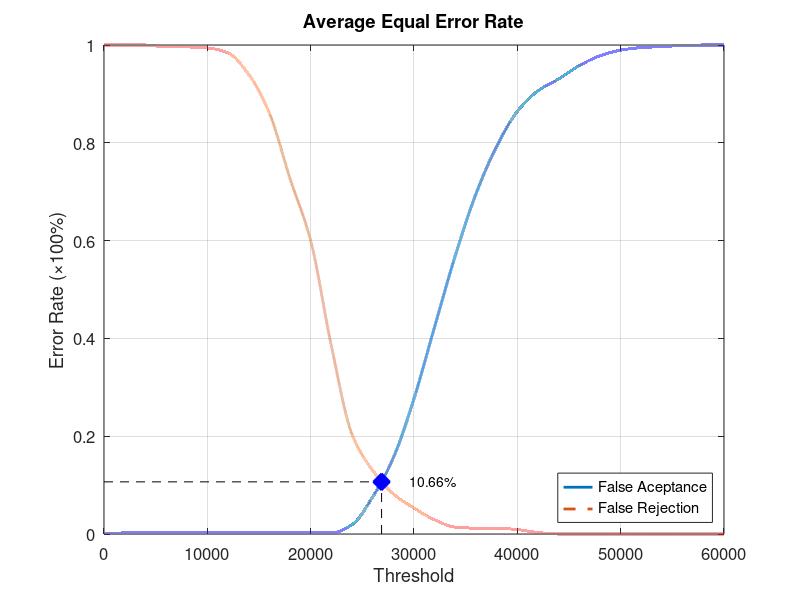
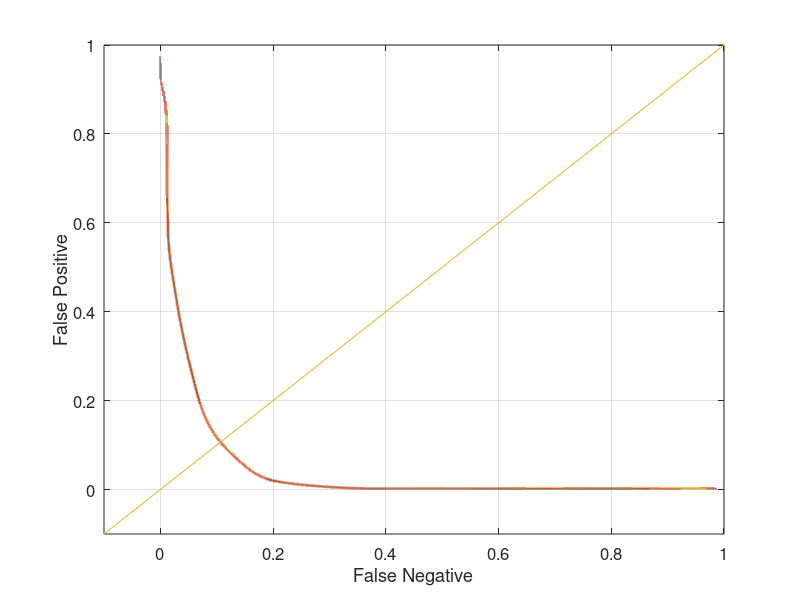

Write the MATLAB code that produced these figures, in order.
function yEER = Database2Average
close all;
clear;
clc;
x = 0:2000:60000;
xq = 0:0.5:60000;

y0 = [0 0.00210526 0.00210526 0.00210526 0.00210526 0.00210526 0.00210526 0.00210526 0.00210526 0.00210526 0.00210526 0.00210526 0.0189474 0.0757895 0.155789 0.276842 0.424211 0.569474 0.695789 0.792632 0.86421 0.906316 0.930526 0.957895 0.977895 0.989474 0.994737 0.996842 0.998947 1 1];
yy0 = interp1(x, y0, xq, 'pchip');
y1 = [1 1 1 0.996 0.996 0.994 0.984 0.94 0.861 0.727 0.6 0.385 0.204 0.13 0.082 0.053 0.029 0.014 0.012 0.012 0.009 0.003 0 0 0 0 0 0 0 0 0];
yy1 = interp1(x, y1, xq, 'pchip');

% Calculating EER: 
y2 = abs(y0 - y1);
find(y2 == min(y2))
yy2 = abs(yy0 - yy1);
xEER = find(yy2 == min(yy2));
xEERIndex = xq(xEER) % X-axis EER
yEER = yy0(xEER) % Y-axis EER

main = figure
plot(xq, yy0,'-','LineWidth', 2);	hold on
plot(xq, yy1,'--','LineWidth', 2);	hold on
plot([xEERIndex xEERIndex], [0 yEER], 'k--');	hold on
plot([0 xEERIndex], [yEER yEER], 'k--');	hold on
plot(xEERIndex, yEER, 'bx', 'LineWidth', 10);	hold on
text(xEERIndex + 10 * xEERIndex / 100, yEER, [num2str(round((10000 * yEER)) / 100) '%'])
legend('False Aceptance', 'False Rejection', 'Location', 'SouthEast')
xlabel('Threshold')
ylabel('Error Rate (\times100%)')
title('Average Equal Error Rate')
set(gca, 'FontSize', 12)
axis([0 60000 0 1])
grid on

print(main, 'Database2AverageMain', '-dpng');
FNRxFPR = figure('Color', [1 1 1]);
plot(yy1, yy0, '-', yy1, yy0, 'LineWidth', 2);
hold on
y = -0.1:0.1:1
plot(y, y); 
set(gca, 'FontSize', 12)
xlabel('False Negative')
ylabel('False Positive')
axis([-0.1 1 -0.1 1])
set(gca, 'FontSize', 12)
grid on

print(FNRxFPR, 'Database2AverageFNRxFPR','-dpng');
end
